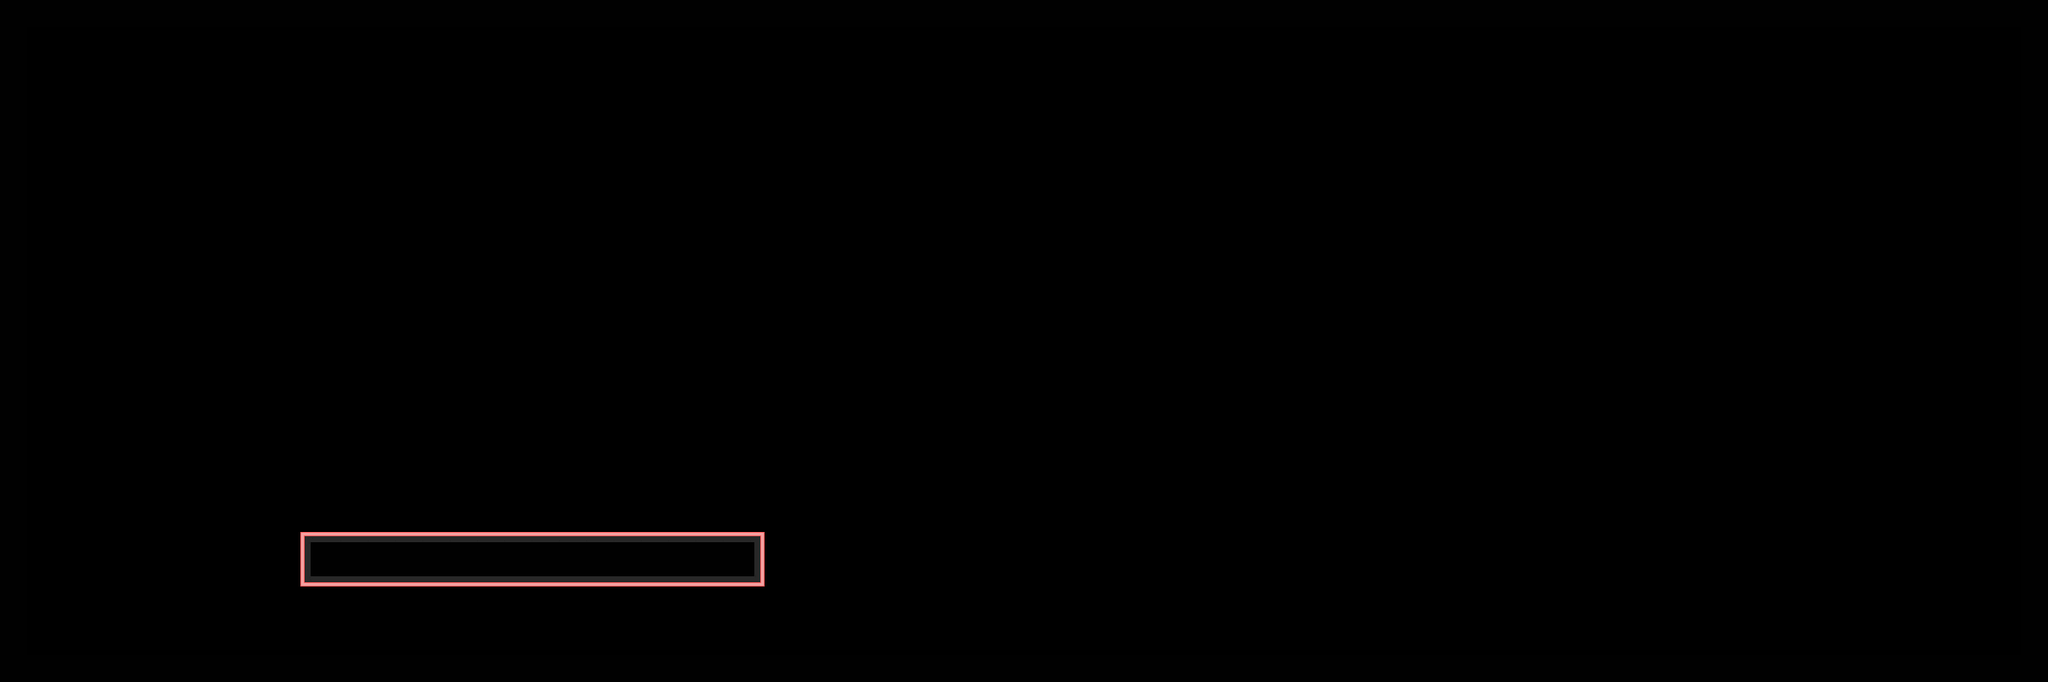

A level layout from a 2D game, rendered from its tile map. Below: a short description, then the map file with tile-grid data replaced by summaries:
An orthogonal 150x50 tile map with 16x16 px tiles, 1 tile layer (Tile Layer 1) and 3 objects.

<map version="1.4" tiledversion="1.4.3" orientation="orthogonal" renderorder="right-up" width="150" height="50" tilewidth="16" tileheight="16" infinite="0" nextlayerid="3" nextobjectid="4">
 <tileset firstgid="1" source="Placeholders.tsx" />
 <layer id="1" name="Tile Layer 1" width="150" height="50">
  <data>[7500 cells, 920 non-empty, 16 distinct tile ids]</data>
 </layer>
 <objectgroup id="2" name="Object Layer 1">
  <object id="1" x="352" y="624" width="544" height="64" />
  <object id="2" x="0" y="768" width="2400" height="32" />
  <object id="3" x="32" y="768">
   <polyline points="0,0 0,-736 2336,-736 2336,0 704,-624" />
  </object>
 </objectgroup>
</map>
